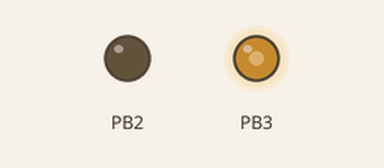
This program was run on a simulated ATmega328P, built with avr-gcc and emulated at 16 MHz. On the bench: output pins drawn as LEDs (lit = HIGH). At 0.0 s the program stops and its outputs stay as they are.

Above: at 0.1 s.
Timing chart, 0 to 1.5 s (numbered marks = the images above):
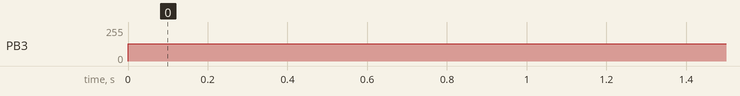

The program:

Tx.c
```c
/*
 * Tx.c
 *
 * Created: 24.02.2016 17:58:12
 *  Author: Dan
 */

#include "Tx.h"
/*
#include "E:\Micro_Cirquit\projects\avr\MY CAR (bt+avr+pc)\MY CAR (avr solution)\defines.h"

#include <avr/io.h>
#include <avr/interrupt.h>
#include <util/delay.h>
*/
//#include "E:\Micro_Cirquit\projects\avr\MY CAR (bt+avr+pc)\MY CAR (avr solution)\uart_functions.c"

volatile union {
	//байтовая переменная
	uint8_t word;

	//------сeрвопривод------//
	struct {
		uint8_t angle:5;
		//uint8_t turn_side:1;
		//uint8_t needs_turn:1;
		uint8_t assignation:3;
	} servo;

	//------двигатель------//
	struct {
		uint8_t speed			:4;
		uint8_t spin_rotation	:1;
		uint8_t assignation	:3;
	} motor;

	//------светодиоды------//
	//фары
	struct {
		uint8_t p_w_m:4;
		uint8_t on_off:1;
		uint8_t assignation:3;
	} front_leds;
	// задние огни, поворотники, подсветка снизу
	struct {
		uint8_t blue:1;
		uint8_t red:1;
		uint8_t parking_lights_right:1;
		uint8_t parking_lights_left:1;
		uint8_t neon_light:1;
		uint8_t assignation:3;
	} back_leds;

	//установка частоты шима двигателя
	struct {
		uint8_t top_value:3;
		uint8_t prescaller:2;
		uint8_t assignation:3;
	} motor_freq;

	// установка крайнего левого/правого положения серво
	struct {
		uint8_t values:5;
		uint8_t assignation:3;
	} set_servo__left;

	struct {
		uint8_t values:5;
		uint8_t assignation:3;
	} set_servo__right;

} outbound_processing ;

uint8_t		buffer[BUFFER_MAX];
uint8_t		buffer_read=0,
			buffer_write=0;

uint8_t F_buffer_read(uint8_t n){		// юзаем в вечном цикле, читаем и пихаем в уарт/радиомодуль
	uint8_t word;
	if (n == BUFFER_MAX){
		buffer_read = 0;}				// добавить флаг надобности чтения из буфера с установкой из функции записи
	else {
		word = buffer[n];
		++n;
		}
	return word;
	//return buffer[n];
}

void F_buffer_write(uint8_t n, uint8_t word){
	if (n == BUFFER_MAX){
		buffer_write = 0;}
	else {
		buffer[n] = word;
		++n;}
}

void interupt_processing(){
	//выключить интерапты
	F_buffer_write(buffer_write,UDRE0);
	//включить интерапты
}

void init_ADC(void){
	ADMUX = (1<<REFS1)|(1<<REFS0)|(1<<ADLAR)|(0<<MUX3)|(0<<MUX2)|(0<<MUX1)|(0<<MUX0);
	ADCSRA = (0<<ADEN)|(1<<ADSC)|(0<<ADATE)|(0<<ADIF)|(1<<ADIE)|(1<<ADPS2)|(1<<ADPS1)|(1<<ADPS0);
	//ADCSRB = (0<<ACME)|(0<<ADTS2)|(0<<ADTS1)|(0<<ADTS0);
	DIDR0 = (0<<ADC5D)|(1<<ADC4D)|(0<<ADC3D)|(0<<ADC1D)|(0<<ADC0D);
}

void init_pwm(void){
	TCCR2A = (0<<COM2A1)|(1<<COM2A0)|(0<<COM2B1)|(0<<COM2B0)|(0<<WGM21)|(1<<WGM20);
	TCCR2B = (0<<FOC2A)|(0<<FOC2B)|(1<<WGM22)|(1<<CS22)|(1<<CS21)|(1<<CS20);
	TIMSK2 = (0<<OCIE2B)|(1<<OCIE2A)|(1<<TOIE2);
	TIFR2 = (0<<OCF2B)|(1<<OCF2A)|(1<<TOV2);
	ASSR = (1<<EXCLK)|(1<<AS2);//|(0<<TCN2UB)|(0<<OCR2AUB)|(0<<OCR2BUB)|(0<<TCR2AUB)(0<<TCR2BUB);
	//OCR2A = 0;

}

void init_I_O(void){
	PORTB=(0<<PORTB0)|(0<<PORTB1)|(0<<PORTB2)|(1<<PORTB3)|(0<<PORTB4)|(0<<PORTB5);
	DDRB= (0<<DDB0)|(0<<DDB1)|(1<<DDB2)|(1<<DDB3)|(0<<DDB4)|(0<<DDB5);
}

ISR(TIMER0_OVF_vect){

}

ISR(ADC_vect){
	// обрабатывать по двум АЦП вперед/назад, влево/вправо
}

int main(void)
{
	init_I_O();
	init_pwm();
	init_ADC();
	USART_Init(MYUBRR);
	sei();

	uint8_t asd1;

    while(1)
    {

		asd1 = F_buffer_read(outbound_processing.word);
		//interupt_processing();

		//Finit state machine
		FSM_ADC();


    }
}
```

FSM_ADC.c
```c
/*
 * FSM_ADC.c
 *
 * Created: 10.03.2016 13:49:15
 *  Author: Dan
 */

#include "FSM_ADC.h"
//uint8_t fsm_adc_state;							// состояние КА
uint8_t adc_buffer_result[ADC_used_channels];		// выходной массив результатов ацп
static struct  {
	uint8_t ON:1;
	uint8_t state:5;		// состояние КА
	uint8_t current_channel:3;
}_adc;
//static ADC_state state =
//uint8_t adc_channel_proccesing;

void FSM_ADC(void){

	switch (_adc.state){
		case ADC_DEADTIME ://состояние простоя
			if (!_adc.ON){		break;		}
			else{
				_adc.state = ADC_START;
				}
		break;
		case ADC_START :
			ADSC;
		//запускаем оцифровку канала
		break;
		case ADC_WAIT :
		//ждем окончания оцифровки и идем в ADC_END
		break;
		case ADC_END :
		//пишем в выход результат, возвращаемся в ADC_START
		break;
		case 4 :
		break;
		case 5 :
		break;
	}

}
```

FSM_ADC.h
```c
/*
 * FSM_ADC.h
 *
 * Created: 10.03.2016 13:49:55
 *  Author: Dan
 */


#ifndef FSM_ADC_H_
#define FSM_ADC_H_


#define F_CPU 16000000
#define FOSC 16000000 // Clock Speed

#include <avr/io.h>
#include <avr/interrupt.h>
#include <util/delay.h>
#include "stdint.h"

//-----options-------
#define ADC_used_channels	2			// количество использованых каналов АЦП  1...8


//состояния КА для АЦП
typedef enum {
	ADC_START,		//состояние смены канала и старта преобразования
	ADC_WAIT,		// состояние ожидания конца оброботки
	ADC_END,		// состояние окончания оцифровки
	ADC_DEADTIME	//состояние простоя
} ADC_state;

// -------------- функции------------
void Init_FSM_ADC(void);
void FSM_ADC(void);


#endif /* FSM_ADC_H_ */
```

Tx.h
```c
/*
 * main.h
 *
 * Created: 10.03.2016 12:43:59
 *  Author: Dan
 */


#ifndef Tx_H_
#define Tx_H_

#define F_CPU 16000000
#define FOSC 16000000 // Clock Speed
#define BAUD 9600
#define MYUBRR (FOSC/16/BAUD-1)

#include <avr/io.h>
#include <avr/interrupt.h>
#include <util/delay.h>
#include "stdint.h"

#include "uart_function.h"
#include "FSM_ADC.h"


#define BUFFER_MAX 8

//---------------SWITCH_word_processing-----------//
#define not_set_yet				0x0
#define SET_SERVO_RIGHT			0x1				// пока оставим для отладки в железе
#define MOTORchik				0x2
#define LEDS_B_PS				0x3
#define SERVO					0x4
#define LEDS_FRONT				0x5
#define SET_MOTOR_FREQ			0x6
#define SET_SERVO_LEFT			0x7				// пока оставим для отладки в железе
//---------------------------------------------//


#endif /* MAIN_H_ */
```

uart_function.c
```c
/*
 * uart_function.c
 *
 * Created: 10.03.2016 13:18:04
 *  Author: Dan
 */

#include "uart_function.h"


//функция передачи байта с УАРТа,
void USART_Transmit( uint8_t dataT ){
	/* Wait for empty transmit buffer */
	while ( !(UCSR0A & (1<<UDRE0)) );
	/* Put data into buffer, sends the data */
	UDR0 = dataT;
}

// функция приема байта с УАРТа, возвращает значения байта (UDR0)
uint8_t USART_Receive( void ){
	/* Wait for data to be received */
	while ( !(UCSR0A & (1<<RXC0)) );
	/* Get and return received data from buffer */
	return UDR0;
}

/*
//инициализация апаратного USART
//настраивам регистры
void USART_Init(uint16_t UBRR)
{
	//Set baud rate
	UBRR0H = (uint8_t)(UBRR>>8);
	UBRR0L = (uint8_t)UBRR;
	UCSR0A = (0<<RXC0)|(0<<TXC0)|(1<<UDRE0)|(0<<FE0)|(0<<DOR0)|(0<<UPE0)|(0<<U2X0)|(0<<MPCM0);
	//Enable receiver and transmitter
	UCSR0B=(1<<RXCIE0)|(0<<TXCIE0)|(0<<UDRIE0)|(1<<RXEN0)|(1<<TXEN0)|(0<<UCSZ02)|(0<<RXB80)|(0<<TXB80);
	// Set frame format: 8data, 2stop bit
	UCSR0C=(0<<UMSEL01)|(0<<UMSEL00)|(0<<UPM01)|(0<<UPM00)|(0<<USBS0)|(1<<UCSZ01)|(1<<UCSZ00)|(0<<UCPOL0);
}
*/

void USART_Init(uint16_t UBRR)
{
	//Set baud rate
	UBRR0H = (uint8_t)(UBRR>>8);
	UBRR0L = (uint8_t)UBRR;
	UCSR0A = (0<<RXC0)|(0<<TXC0)|(1<<UDRE0)|(0<<FE0)|(0<<DOR0)|(0<<UPE0)|(0<<U2X0)|(0<<MPCM0);
	//Enable receiver and transmitter
	UCSR0B=(0<<RXCIE0)|(1<<TXCIE0)|(0<<UDRIE0)|(1<<RXEN0)|(1<<TXEN0)|(0<<UCSZ02)|(0<<RXB80)|(0<<TXB80);
	// Set frame format: 8data, 2stop bit
	UCSR0C=(0<<UMSEL01)|(0<<UMSEL00)|(0<<UPM01)|(0<<UPM00)|(0<<USBS0)|(1<<UCSZ01)|(1<<UCSZ00)|(0<<UCPOL0);
}
```

uart_function.h
```c
/*
 * uart_function.h
 *
 * Created: 10.03.2016 13:18:58
 *  Author: Dan
 */


#ifndef UART_FUNCTION_H_
#define UART_FUNCTION_H_

#include <avr/io.h>
#include <avr/interrupt.h>
#include "Tx.h"


//функция передачи байта с УАРТа,
void USART_Transmit( uint8_t dataT );

// функция приема байта с УАРТа, возвращает значения байта (UDR0)
uint8_t USART_Receive( void );

void USART_Init(uint16_t UBRR);

#endif /* UART_FUNCTION_H_ */
```

Measured:
- by itself, PB3: 0/255 → 128/255 at 0.00 s
